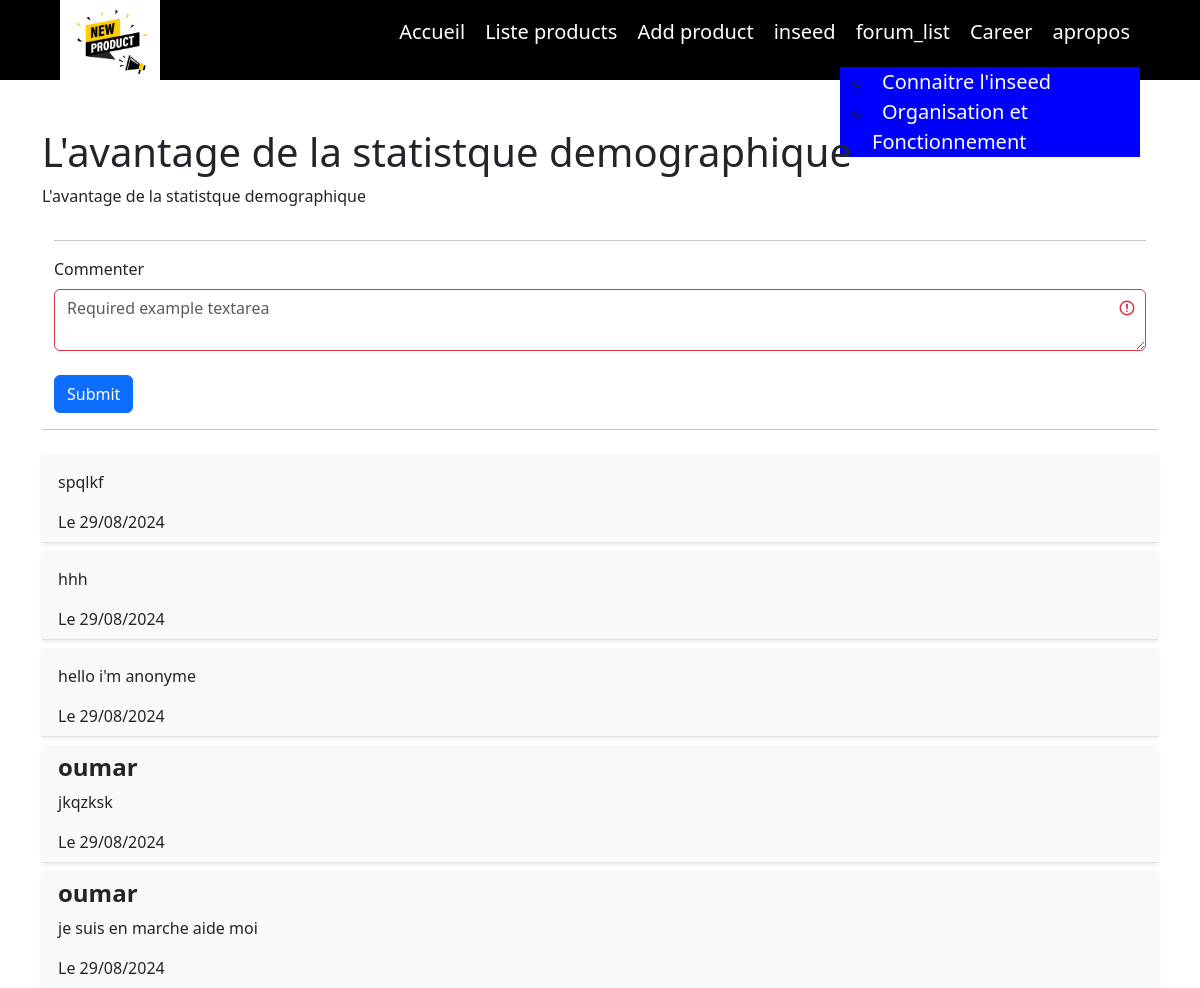
/forum/post_list/1/, run on an earlier commit of the app's database.
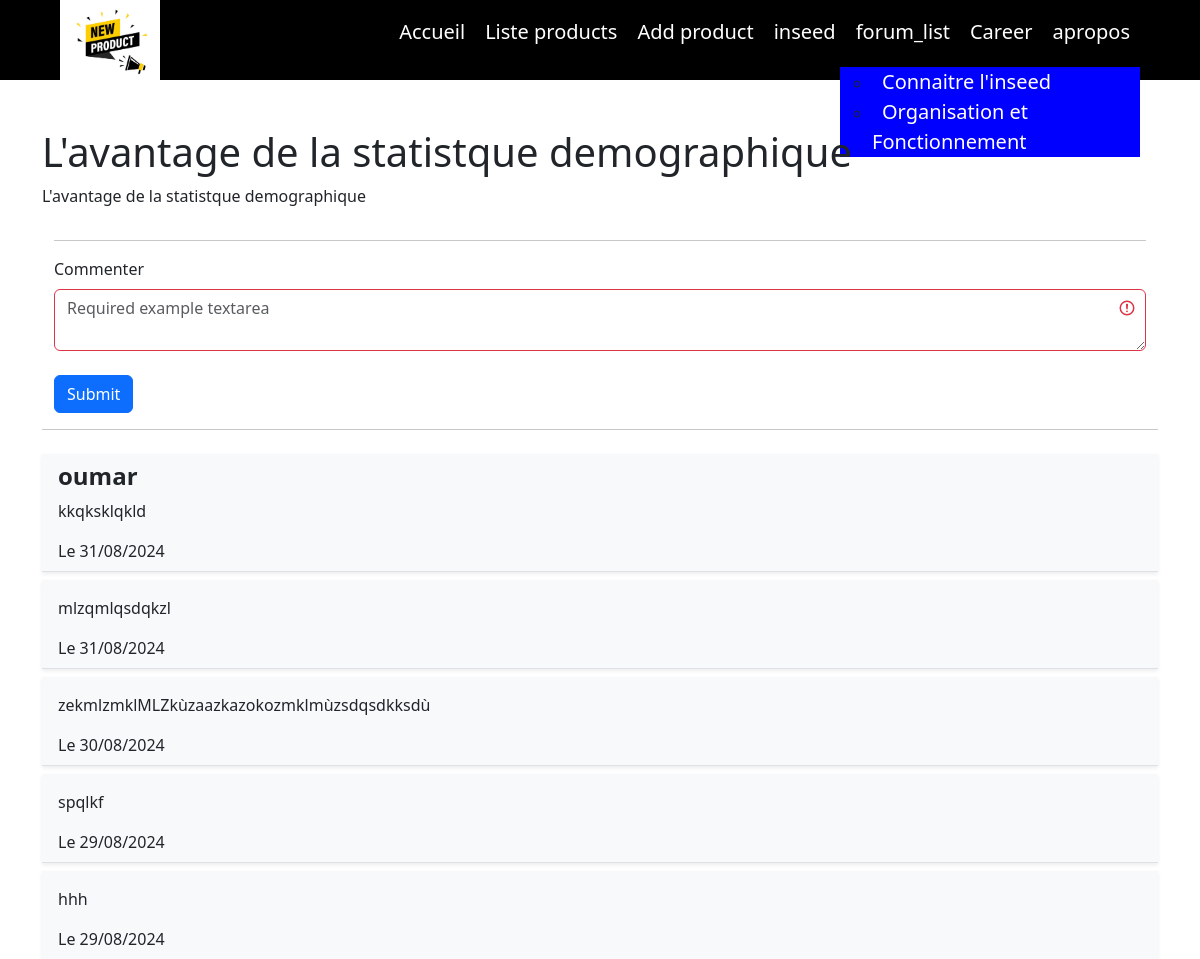
And on a later commit of the database.
### forum/models.py (models this page shows, shortened)
class Post (models.Model):
    content = models.TextField()
    discussion = models.ForeignKey(Discusion, on_delete=models.CASCADE)
    created_by = models.ForeignKey(User, on_delete=models.SET_NULL, null=True, blank=True)
    created_at = models.DateTimeField(auto_now_add=True)

### forum/views.py (the view)
# urls.py: path('post_list/<int:discusion_id>/', views.post_list, name='post_list'),
def post_list(request, discusion_id):
    discusion = get_object_or_404(Discusion, id=discusion_id)
    posts = Post.objects.filter(discussion=discusion).order_by('-created_at')
    paginator = Paginator(posts, 5)
    page = request.GET.get('page')
    posts = paginator.get_page(page)
    return render(request, 'forum/post_list.html', {'discusion': discusion, 'posts': posts})

### forum/templates/forum/post_list.html (shortened to what this page needs)
{% extends 'index.html' %}
{% block content %}
<section class="container my-5">
    <h1>{{ discusion.title }}</h1>
    <p>{{ discusion.content }}</p>
    {% include 'forum/add_post.html'%}
    <hr />
    <div class="comments-section">
        <ul class="list-group list-group-flush">
            {% for post in posts %}
            <li class="list-group-item bg-light mt-2 shadow-sm">
                <h4><strong>{{ post.created_by.username }}</strong></h4>
                <p>{{ post.content }}</p>
                <span class="d-block justify-content-espace-between ">Le {{ post.created_at|date:"d/m/Y" }}
                </span>
            </li>
            {% empty %}
            <div>Aucun forum</div>
            {% endfor %}
        </ul>
    </div>
</section>
{% endblock %}

What changed in the data, as far as the page shows it:
no longer on this page (row unchanged): Post: content "hello i'm anonyme", created_at "29/08/2024"
no longer on this page (row unchanged): Post: created_by.username "oumar", content "jkqzksk", created_at "29/08/2024"
no longer on this page (row unchanged): Post: created_by.username "oumar", content "je suis en marche aide moi", created_at "29/08/2024"
added Post: created_by.username "oumar", content "kkqksklqkld", created_at "31/08/2024"
added Post: content "mlzqmlqsdqkzl", created_at "31/08/2024"
added Post: content "zekmlzmklMLZkùzaazkazokozmklmùzsdqsdkksdù", created_at "30/08/2024"
